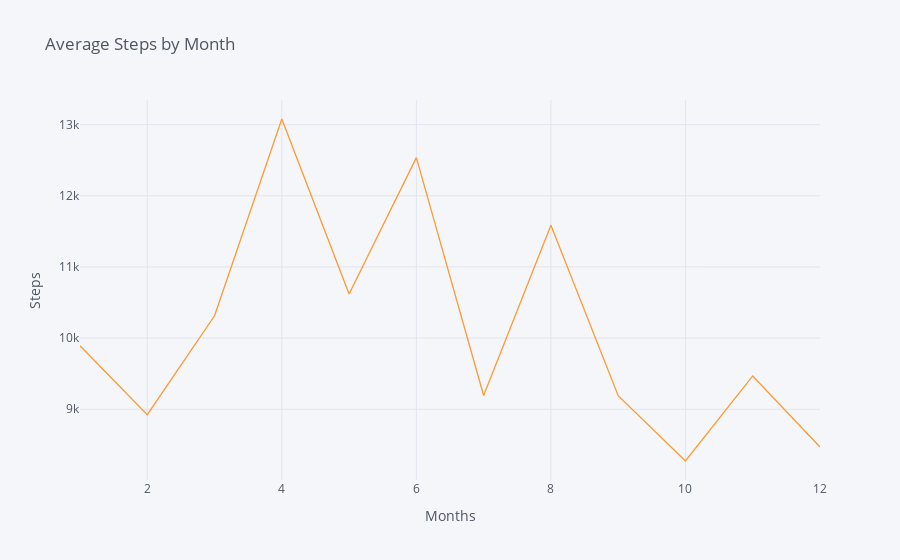

Source (notebook cell):
### Markdown cell above
#### From the Fitbit data, we want to visually understand:

How the average number of steps change by month. Use the appropriate visualization to show the median steps by month. Is Fitbitter more active on weekend or workdays?
**Hints**:

* Use Months_encoded and Week_or Weekend columns.
* Use matplolib.pyplot object oriented API.
* Set your size figure to 12,4
* Explore plt.sca
* Explore plt.xticks
* Save your figures in a folder called `figures` in your repo.

### Code cell
# AVERAGE STEPS BY MONTH_ENCODED
average_steps_month = fitbit.groupby(['Months_encoded']).agg({"Steps":"mean"}).reset_index()
average_steps_month.head()
# your code here
average_steps_month.iplot(kind = "line", x = "Months_encoded", y = "Steps", title = "Average Steps by Month",
             yTitle = "Steps", xTitle = "Months")

### Figure 1 — Plotly figure (JSON) as saved in the notebook; plotly's stock layout.template omitted (floating-point values rounded to 4 significant figures)
{"data": [{"line": {"color": "rgba(255, 153, 51, 1.0)", "dash": "solid", "shape": "linear", "width": 1.3}, "mode": "lines", "name": "Steps", "text": "", "type": "scatter", "x": [1, 2, 3, 4, 5, 6, 7, 8, 9, 10, 11, 12], "y": [9892.0, 8923.0, 10310.0, 13080.0, 10620.0, 12540.0, 9193.0, 11580.0, 9191.0, 8272.0, 9467.0, 8470.0]}], "layout": {"legend": {"bgcolor": "#F5F6F9", "font": {"color": "#4D5663"}}, "paper_bgcolor": "#F5F6F9", "plot_bgcolor": "#F5F6F9", "title": {"font": {"color": "#4D5663"}, "text": "Average Steps by Month"}, "xaxis": {"gridcolor": "#E1E5ED", "showgrid": true, "tickfont": {"color": "#4D5663"}, "title": {"font": {"color": "#4D5663"}, "text": "Months"}, "zerolinecolor": "#E1E5ED"}, "yaxis": {"gridcolor": "#E1E5ED", "showgrid": true, "tickfont": {"color": "#4D5663"}, "title": {"font": {"color": "#4D5663"}, "text": "Steps"}, "zerolinecolor": "#E1E5ED"}}}
